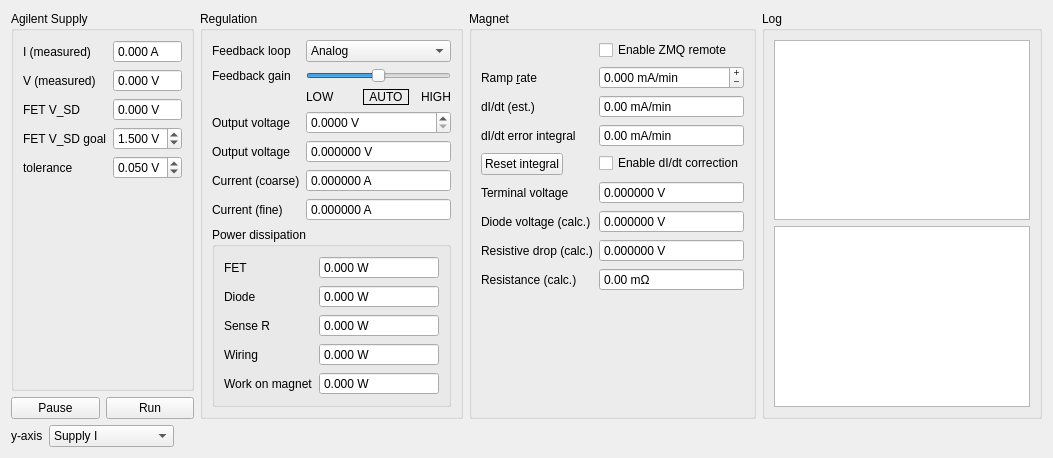
<?xml version="1.0" encoding="UTF-8"?>
<ui version="4.0">
 <class>Widget</class>
 <widget class="QWidget" name="Widget">
  <property name="geometry">
   <rect>
    <x>0</x>
    <y>0</y>
    <width>1053</width>
    <height>433</height>
   </rect>
  </property>
  <property name="windowTitle">
   <string>Magnet Control</string>
  </property>
  <layout class="QVBoxLayout" name="verticalLayout_3">
   <item>
    <layout class="QHBoxLayout" name="horizontalLayout_7">
     <item>
      <layout class="QVBoxLayout" name="verticalLayout_2">
       <item>
        <layout class="QHBoxLayout" name="horizontalLayout_6">
         <item>
          <layout class="QVBoxLayout" name="verticalLayout">
           <item>
            <widget class="QGroupBox" name="supplyGroupBox">
             <property name="title">
              <string>Agilent Supply</string>
             </property>
             <layout class="QHBoxLayout" name="horizontalLayout">
              <item>
               <layout class="QFormLayout" name="supplyFormLayout">
                <item row="0" column="0">
                 <widget class="QLabel" name="label_2">
                  <property name="text">
                   <string>I (measured)</string>
                  </property>
                  <property name="buddy">
                   <cstring>supplyCurrentSb</cstring>
                  </property>
                 </widget>
                </item>
                <item row="0" column="1">
                 <widget class="QDoubleSpinBox" name="supplyCurrentSb">
                  <property name="readOnly">
                   <bool>true</bool>
                  </property>
                  <property name="buttonSymbols">
                   <enum>QAbstractSpinBox::NoButtons</enum>
                  </property>
                  <property name="suffix">
                   <string> A</string>
                  </property>
                  <property name="decimals">
                   <number>3</number>
                  </property>
                  <property name="minimum">
                   <double>-10.000000000000000</double>
                  </property>
                  <property name="maximum">
                   <double>10.000000000000000</double>
                  </property>
                 </widget>
                </item>
                <item row="1" column="0">
                 <widget class="QLabel" name="label_3">
                  <property name="text">
                   <string>V (measured)</string>
                  </property>
                  <property name="buddy">
                   <cstring>supplyVoltageSb</cstring>
                  </property>
                 </widget>
                </item>
                <item row="1" column="1">
                 <widget class="QDoubleSpinBox" name="supplyVoltageSb">
                  <property name="readOnly">
                   <bool>true</bool>
                  </property>
                  <property name="buttonSymbols">
                   <enum>QAbstractSpinBox::NoButtons</enum>
                  </property>
                  <property name="suffix">
                   <string> V</string>
                  </property>
                  <property name="decimals">
                   <number>3</number>
                  </property>
                  <property name="minimum">
                   <double>-10.000000000000000</double>
                  </property>
                  <property name="maximum">
                   <double>10.000000000000000</double>
                  </property>
                 </widget>
                </item>
                <item row="2" column="0">
                 <widget class="QLabel" name="label_14">
                  <property name="text">
                   <string>FET V_SD</string>
                  </property>
                 </widget>
                </item>
                <item row="2" column="1">
                 <widget class="QDoubleSpinBox" name="fetSourceDrainVoltageSb">
                  <property name="readOnly">
                   <bool>true</bool>
                  </property>
                  <property name="buttonSymbols">
                   <enum>QAbstractSpinBox::NoButtons</enum>
                  </property>
                  <property name="suffix">
                   <string> V</string>
                  </property>
                  <property name="decimals">
                   <number>3</number>
                  </property>
                  <property name="minimum">
                   <double>-20.000000000000000</double>
                  </property>
                  <property name="maximum">
                   <double>20.000000000000000</double>
                  </property>
                 </widget>
                </item>
                <item row="3" column="1">
                 <widget class="QDoubleSpinBox" name="fetVsdGoalSb">
                  <property name="toolTip">
                   <string>Only adjust this if you really know what you are doing. You could bring the regulation into serious trouble or burn out the FET!</string>
                  </property>
                  <property name="keyboardTracking">
                   <bool>false</bool>
                  </property>
                  <property name="suffix">
                   <string extracomment=" V"> V</string>
                  </property>
                  <property name="decimals">
                   <number>3</number>
                  </property>
                  <property name="minimum">
                   <double>1.000000000000000</double>
                  </property>
                  <property name="maximum">
                   <double>2.500000000000000</double>
                  </property>
                  <property name="singleStep">
                   <double>0.001000000000000</double>
                  </property>
                  <property name="value">
                   <double>1.500000000000000</double>
                  </property>
                 </widget>
                </item>
                <item row="3" column="0">
                 <widget class="QLabel" name="label_22">
                  <property name="text">
                   <string>FET V_SD goal</string>
                  </property>
                 </widget>
                </item>
                <item row="4" column="0">
                 <widget class="QLabel" name="label_23">
                  <property name="text">
                   <string>tolerance</string>
                  </property>
                 </widget>
                </item>
                <item row="4" column="1">
                 <widget class="QDoubleSpinBox" name="fetVsdToleranceSb">
                  <property name="keyboardTracking">
                   <bool>false</bool>
                  </property>
                  <property name="suffix">
                   <string> V</string>
                  </property>
                  <property name="decimals">
                   <number>3</number>
                  </property>
                  <property name="minimum">
                   <double>0.030000000000000</double>
                  </property>
                  <property name="maximum">
                   <double>0.400000000000000</double>
                  </property>
                  <property name="singleStep">
                   <double>0.010000000000000</double>
                  </property>
                  <property name="value">
                   <double>0.050000000000000</double>
                  </property>
                 </widget>
                </item>
               </layout>
              </item>
             </layout>
            </widget>
           </item>
           <item>
            <layout class="QHBoxLayout" name="horizontalLayout_4">
             <item>
              <widget class="QPushButton" name="pausePb">
               <property name="text">
                <string>Pause</string>
               </property>
              </widget>
             </item>
             <item>
              <widget class="QPushButton" name="runPb">
               <property name="text">
                <string>Run</string>
               </property>
              </widget>
             </item>
            </layout>
           </item>
          </layout>
         </item>
         <item>
          <widget class="QGroupBox" name="regulationGroupBox">
           <property name="minimumSize">
            <size>
             <width>200</width>
             <height>0</height>
            </size>
           </property>
           <property name="title">
            <string>Regulation</string>
           </property>
           <layout class="QHBoxLayout" name="horizontalLayout_9">
            <item>
             <layout class="QFormLayout" name="formLayout">
              <item row="0" column="0">
               <widget class="QLabel" name="label_9">
                <property name="text">
                 <string>Feedback loop</string>
                </property>
               </widget>
              </item>
              <item row="0" column="1">
               <widget class="QComboBox" name="controlModeCombo">
                <item>
                 <property name="text">
                  <string>Analog</string>
                 </property>
                </item>
                <item>
                 <property name="text">
                  <string>Digital</string>
                 </property>
                </item>
                <item>
                 <property name="text">
                  <string>Manual</string>
                 </property>
                </item>
               </widget>
              </item>
              <item row="5" column="1">
               <widget class="QDoubleSpinBox" name="outputVoltageSb">
                <property name="readOnly">
                 <bool>true</bool>
                </property>
                <property name="buttonSymbols">
                 <enum>QAbstractSpinBox::NoButtons</enum>
                </property>
                <property name="suffix">
                 <string> V</string>
                </property>
                <property name="decimals">
                 <number>6</number>
                </property>
                <property name="minimum">
                 <double>-20.000000000000000</double>
                </property>
                <property name="maximum">
                 <double>20.000000000000000</double>
                </property>
               </widget>
              </item>
              <item row="5" column="0">
               <widget class="QLabel" name="label_10">
                <property name="text">
                 <string>Output voltage</string>
                </property>
               </widget>
              </item>
              <item row="6" column="0">
               <widget class="QLabel" name="label_11">
                <property name="text">
                 <string>Current (coarse)</string>
                </property>
               </widget>
              </item>
              <item row="7" column="0">
               <widget class="QLabel" name="label_12">
                <property name="text">
                 <string>Current (fine)</string>
                </property>
               </widget>
              </item>
              <item row="6" column="1">
               <widget class="QDoubleSpinBox" name="currentCoarseSb">
                <property name="readOnly">
                 <bool>true</bool>
                </property>
                <property name="buttonSymbols">
                 <enum>QAbstractSpinBox::NoButtons</enum>
                </property>
                <property name="suffix">
                 <string> A</string>
                </property>
                <property name="decimals">
                 <number>6</number>
                </property>
                <property name="minimum">
                 <double>-10.000000000000000</double>
                </property>
                <property name="maximum">
                 <double>10.000000000000000</double>
                </property>
               </widget>
              </item>
              <item row="7" column="1">
               <widget class="QDoubleSpinBox" name="currentFineSb">
                <property name="readOnly">
                 <bool>true</bool>
                </property>
                <property name="buttonSymbols">
                 <enum>QAbstractSpinBox::NoButtons</enum>
                </property>
                <property name="suffix">
                 <string> A</string>
                </property>
                <property name="decimals">
                 <number>6</number>
                </property>
                <property name="minimum">
                 <double>-10.000000000000000</double>
                </property>
                <property name="maximum">
                 <double>10.000000000000000</double>
                </property>
               </widget>
              </item>
              <item row="8" column="0" colspan="2">
               <widget class="QGroupBox" name="powerGroupBox">
                <property name="title">
                 <string>Power dissipation</string>
                </property>
                <layout class="QHBoxLayout" name="horizontalLayout_8">
                 <item>
                  <layout class="QFormLayout" name="powerFormLayout">
                   <item row="0" column="0">
                    <widget class="QLabel" name="label_15">
                     <property name="text">
                      <string>FET</string>
                     </property>
                    </widget>
                   </item>
                   <item row="0" column="1">
                    <widget class="QDoubleSpinBox" name="fetPowerSb">
                     <property name="readOnly">
                      <bool>true</bool>
                     </property>
                     <property name="buttonSymbols">
                      <enum>QAbstractSpinBox::NoButtons</enum>
                     </property>
                     <property name="suffix">
                      <string> W</string>
                     </property>
                     <property name="decimals">
                      <number>3</number>
                     </property>
                     <property name="minimum">
                      <double>0.000000000000000</double>
                     </property>
                     <property name="maximum">
                      <double>1000.000000000000000</double>
                     </property>
                    </widget>
                   </item>
                   <item row="1" column="0">
                    <widget class="QLabel" name="label_16">
                     <property name="text">
                      <string>Diode</string>
                     </property>
                    </widget>
                   </item>
                   <item row="1" column="1">
                    <widget class="QDoubleSpinBox" name="diodePowerSb">
                     <property name="readOnly">
                      <bool>true</bool>
                     </property>
                     <property name="buttonSymbols">
                      <enum>QAbstractSpinBox::NoButtons</enum>
                     </property>
                     <property name="suffix">
                      <string> W</string>
                     </property>
                     <property name="decimals">
                      <number>3</number>
                     </property>
                     <property name="minimum">
                      <double>0.000000000000000</double>
                     </property>
                     <property name="maximum">
                      <double>1000.000000000000000</double>
                     </property>
                    </widget>
                   </item>
                   <item row="2" column="0">
                    <widget class="QLabel" name="label_17">
                     <property name="text">
                      <string>Sense R</string>
                     </property>
                    </widget>
                   </item>
                   <item row="2" column="1">
                    <widget class="QDoubleSpinBox" name="resistorPowerSb">
                     <property name="readOnly">
                      <bool>true</bool>
                     </property>
                     <property name="buttonSymbols">
                      <enum>QAbstractSpinBox::NoButtons</enum>
                     </property>
                     <property name="suffix">
                      <string> W</string>
                     </property>
                     <property name="decimals">
                      <number>3</number>
                     </property>
                     <property name="minimum">
                      <double>0.000000000000000</double>
                     </property>
                     <property name="maximum">
                      <double>1000.000000000000000</double>
                     </property>
                    </widget>
                   </item>
                   <item row="3" column="0">
                    <widget class="QLabel" name="label_18">
                     <property name="text">
                      <string>Wiring</string>
                     </property>
                    </widget>
                   </item>
                   <item row="3" column="1">
                    <widget class="QDoubleSpinBox" name="wiringPowerSb">
                     <property name="readOnly">
                      <bool>true</bool>
                     </property>
                     <property name="buttonSymbols">
                      <enum>QAbstractSpinBox::NoButtons</enum>
                     </property>
                     <property name="suffix">
                      <string> W</string>
                     </property>
                     <property name="decimals">
                      <number>3</number>
                     </property>
                     <property name="minimum">
                      <double>0.000000000000000</double>
                     </property>
                     <property name="maximum">
                      <double>1000.000000000000000</double>
                     </property>
                    </widget>
                   </item>
                   <item row="4" column="0">
                    <widget class="QLabel" name="label_4">
                     <property name="text">
                      <string>Work on magnet</string>
                     </property>
                    </widget>
                   </item>
                   <item row="4" column="1">
                    <widget class="QDoubleSpinBox" name="magnetPowerSb">
                     <property name="readOnly">
                      <bool>true</bool>
                     </property>
                     <property name="buttonSymbols">
                      <enum>QAbstractSpinBox::NoButtons</enum>
                     </property>
                     <property name="suffix">
                      <string> W</string>
                     </property>
                     <property name="decimals">
                      <number>3</number>
                     </property>
                     <property name="minimum">
                      <double>-1000.000000000000000</double>
                     </property>
                     <property name="maximum">
                      <double>1000.000000000000000</double>
                     </property>
                    </widget>
                   </item>
                  </layout>
                 </item>
                </layout>
               </widget>
              </item>
              <item row="4" column="1">
               <widget class="QDoubleSpinBox" name="outputVoltageCommandSb">
                <property name="readOnly">
                 <bool>false</bool>
                </property>
                <property name="accelerated">
                 <bool>true</bool>
                </property>
                <property name="keyboardTracking">
                 <bool>false</bool>
                </property>
                <property name="suffix">
                 <string> V</string>
                </property>
                <property name="decimals">
                 <number>4</number>
                </property>
                <property name="maximum">
                 <double>3.000000000000000</double>
                </property>
                <property name="singleStep">
                 <double>0.000100000000000</double>
                </property>
               </widget>
              </item>
              <item row="4" column="0">
               <widget class="QLabel" name="label_21">
                <property name="text">
                 <string>Output voltage</string>
                </property>
               </widget>
              </item>
              <item row="2" column="1">
               <layout class="QHBoxLayout" name="horizontalLayout_3">
                <item>
                 <layout class="QHBoxLayout" name="horizontalLayout_11">
                  <item>
                   <widget class="QLabel" name="label_24">
                    <property name="text">
                     <string>LOW</string>
                    </property>
                   </widget>
                  </item>
                  <item>
                   <widget class="LedIndicator" name="lowGainLed">
                    <property name="minimumSize">
                     <size>
                      <width>16</width>
                      <height>16</height>
                     </size>
                    </property>
                    <property name="maximumSize">
                     <size>
                      <width>16</width>
                      <height>16</height>
                     </size>
                    </property>
                   </widget>
                  </item>
                 </layout>
                </item>
                <item>
                 <widget class="QLabel" name="label_27">
                  <property name="sizePolicy">
                   <sizepolicy hsizetype="Preferred" vsizetype="Preferred">
                    <horstretch>1</horstretch>
                    <verstretch>0</verstretch>
                   </sizepolicy>
                  </property>
                  <property name="frameShape">
                   <enum>QFrame::Panel</enum>
                  </property>
                  <property name="text">
                   <string>AUTO</string>
                  </property>
                  <property name="alignment">
                   <set>Qt::AlignCenter</set>
                  </property>
                 </widget>
                </item>
                <item>
                 <layout class="QHBoxLayout" name="horizontalLayout_12">
                  <item>
                   <widget class="LedIndicator" name="highGainLed">
                    <property name="maximumSize">
                     <size>
                      <width>16</width>
                      <height>16</height>
                     </size>
                    </property>
                   </widget>
                  </item>
                  <item>
                   <widget class="QLabel" name="label_25">
                    <property name="text">
                     <string>HIGH</string>
                    </property>
                   </widget>
                  </item>
                 </layout>
                </item>
               </layout>
              </item>
              <item row="1" column="1">
               <widget class="QSlider" name="feedbackSlider">
                <property name="minimum">
                 <number>1</number>
                </property>
                <property name="maximum">
                 <number>3</number>
                </property>
                <property name="pageStep">
                 <number>1</number>
                </property>
                <property name="value">
                 <number>2</number>
                </property>
                <property name="orientation">
                 <enum>Qt::Horizontal</enum>
                </property>
                <property name="tickPosition">
                 <enum>QSlider::NoTicks</enum>
                </property>
                <property name="tickInterval">
                 <number>1</number>
                </property>
               </widget>
              </item>
              <item row="1" column="0">
               <widget class="QLabel" name="label_26">
                <property name="text">
                 <string>Feedback gain</string>
                </property>
               </widget>
              </item>
             </layout>
            </item>
           </layout>
          </widget>
         </item>
         <item>
          <widget class="QGroupBox" name="magnetGroupBox">
           <property name="title">
            <string>Magnet</string>
           </property>
           <layout class="QHBoxLayout" name="horizontalLayout_2">
            <item>
             <layout class="QFormLayout" name="magnetFormLayout">
              <property name="fieldGrowthPolicy">
               <enum>QFormLayout::AllNonFixedFieldsGrow</enum>
              </property>
              <item row="1" column="0">
               <widget class="QLabel" name="label">
                <property name="text">
                 <string>Ramp &amp;rate</string>
                </property>
                <property name="buddy">
                 <cstring>rampRateSb</cstring>
                </property>
               </widget>
              </item>
              <item row="1" column="1">
               <widget class="QDoubleSpinBox" name="rampRateSb">
                <property name="toolTip">
                 <string>Specify the magnet ramp rate (pos=up, neg=down).</string>
                </property>
                <property name="buttonSymbols">
                 <enum>QAbstractSpinBox::PlusMinus</enum>
                </property>
                <property name="specialValueText">
                 <string/>
                </property>
                <property name="accelerated">
                 <bool>true</bool>
                </property>
                <property name="correctionMode">
                 <enum>QAbstractSpinBox::CorrectToPreviousValue</enum>
                </property>
                <property name="keyboardTracking">
                 <bool>false</bool>
                </property>
                <property name="suffix">
                 <string> mA/min</string>
                </property>
                <property name="decimals">
                 <number>3</number>
                </property>
                <property name="minimum">
                 <double>-1000.000000000000000</double>
                </property>
                <property name="maximum">
                 <double>1000.000000000000000</double>
                </property>
                <property name="singleStep">
                 <double>0.001000000000000</double>
                </property>
               </widget>
              </item>
              <item row="2" column="0">
               <widget class="QLabel" name="label_19">
                <property name="text">
                 <string>dI/dt (est.)</string>
                </property>
               </widget>
              </item>
              <item row="2" column="1">
               <widget class="QDoubleSpinBox" name="dIdtSb">
                <property name="toolTip">
                 <string>Estimated as the derivative of current read-out history.</string>
                </property>
                <property name="readOnly">
                 <bool>true</bool>
                </property>
                <property name="buttonSymbols">
                 <enum>QAbstractSpinBox::NoButtons</enum>
                </property>
                <property name="suffix">
                 <string> mA/min</string>
                </property>
                <property name="minimum">
                 <double>-2000.000000000000000</double>
                </property>
                <property name="maximum">
                 <double>2000.000000000000000</double>
                </property>
                <property name="singleStep">
                 <double>0.010000000000000</double>
                </property>
               </widget>
              </item>
              <item row="5" column="0">
               <widget class="QLabel" name="label_5">
                <property name="text">
                 <string>Terminal voltage</string>
                </property>
                <property name="buddy">
                 <cstring>magnetVoltageSb</cstring>
                </property>
               </widget>
              </item>
              <item row="5" column="1">
               <widget class="QDoubleSpinBox" name="magnetVoltageSb">
                <property name="readOnly">
                 <bool>true</bool>
                </property>
                <property name="buttonSymbols">
                 <enum>QAbstractSpinBox::NoButtons</enum>
                </property>
                <property name="suffix">
                 <string> V</string>
                </property>
                <property name="decimals">
                 <number>6</number>
                </property>
                <property name="minimum">
                 <double>-10.000000000000000</double>
                </property>
                <property name="maximum">
                 <double>10.000000000000000</double>
                </property>
               </widget>
              </item>
              <item row="6" column="0">
               <widget class="QLabel" name="label_7">
                <property name="text">
                 <string>Diode voltage (calc.)</string>
                </property>
                <property name="buddy">
                 <cstring>diodeVoltageSb</cstring>
                </property>
               </widget>
              </item>
              <item row="6" column="1">
               <widget class="QDoubleSpinBox" name="diodeVoltageSb">
                <property name="readOnly">
                 <bool>true</bool>
                </property>
                <property name="buttonSymbols">
                 <enum>QAbstractSpinBox::NoButtons</enum>
                </property>
                <property name="suffix">
                 <string> V</string>
                </property>
                <property name="decimals">
                 <number>6</number>
                </property>
                <property name="minimum">
                 <double>-10.000000000000000</double>
                </property>
                <property name="maximum">
                 <double>10.000000000000000</double>
                </property>
               </widget>
              </item>
              <item row="7" column="0">
               <widget class="QLabel" name="label_6">
                <property name="text">
                 <string>Resistive drop (calc.)</string>
                </property>
                <property name="buddy">
                 <cstring>resistiveDropSb</cstring>
                </property>
               </widget>
              </item>
              <item row="7" column="1">
               <widget class="QDoubleSpinBox" name="resistiveDropSb">
                <property name="readOnly">
                 <bool>true</bool>
                </property>
                <property name="buttonSymbols">
                 <enum>QAbstractSpinBox::NoButtons</enum>
                </property>
                <property name="suffix">
                 <string> V</string>
                </property>
                <property name="decimals">
                 <number>6</number>
                </property>
                <property name="minimum">
                 <double>-10.000000000000000</double>
                </property>
                <property name="maximum">
                 <double>10.000000000000000</double>
                </property>
               </widget>
              </item>
              <item row="8" column="0">
               <widget class="QLabel" name="label_8">
                <property name="text">
                 <string>Resistance (calc.)</string>
                </property>
                <property name="buddy">
                 <cstring>resistanceSb</cstring>
                </property>
               </widget>
              </item>
              <item row="8" column="1">
               <widget class="QDoubleSpinBox" name="resistanceSb">
                <property name="readOnly">
                 <bool>true</bool>
                </property>
                <property name="buttonSymbols">
                 <enum>QAbstractSpinBox::NoButtons</enum>
                </property>
                <property name="suffix">
                 <string> mΩ</string>
                </property>
                <property name="decimals">
                 <number>2</number>
                </property>
                <property name="minimum">
                 <double>-5000.000000000000000</double>
                </property>
                <property name="maximum">
                 <double>5000.000000000000000</double>
                </property>
               </widget>
              </item>
              <item row="3" column="0">
               <widget class="QLabel" name="label_20">
                <property name="text">
                 <string>dI/dt error integral</string>
                </property>
               </widget>
              </item>
              <item row="0" column="1">
               <widget class="QCheckBox" name="zmqRemoteEnableCb">
                <property name="text">
                 <string>Enable ZMQ remote</string>
                </property>
               </widget>
              </item>
              <item row="3" column="1">
               <widget class="QDoubleSpinBox" name="dIdtIntegralSb">
                <property name="readOnly">
                 <bool>true</bool>
                </property>
                <property name="buttonSymbols">
                 <enum>QAbstractSpinBox::NoButtons</enum>
                </property>
                <property name="suffix">
                 <string> mA/min</string>
                </property>
                <property name="decimals">
                 <number>2</number>
                </property>
                <property name="minimum">
                 <double>-10.000000000000000</double>
                </property>
                <property name="maximum">
                 <double>10.000000000000000</double>
                </property>
                <property name="singleStep">
                 <double>0.010000000000000</double>
                </property>
               </widget>
              </item>
              <item row="4" column="1">
               <widget class="QCheckBox" name="dIdtCorrectionCb">
                <property name="text">
                 <string>Enable dI/dt correction</string>
                </property>
               </widget>
              </item>
              <item row="4" column="0">
               <widget class="QPushButton" name="resetErrorPb">
                <property name="text">
                 <string>Reset integral</string>
                </property>
               </widget>
              </item>
             </layout>
            </item>
           </layout>
          </widget>
         </item>
         <item>
          <widget class="QGroupBox" name="logGroupBox">
           <property name="title">
            <string>Log</string>
           </property>
           <layout class="QHBoxLayout" name="horizontalLayout_10">
            <item>
             <layout class="QVBoxLayout" name="verticalLayout_5">
              <item>
               <widget class="QPlainTextEdit" name="messagesTextEdit_"/>
              </item>
              <item>
               <widget class="PlotWidget" name="waveformPlot_"/>
              </item>
             </layout>
            </item>
           </layout>
          </widget>
         </item>
        </layout>
       </item>
       <item>
        <layout class="QHBoxLayout" name="horizontalLayout_5">
         <item>
          <widget class="QLabel" name="label_13">
           <property name="text">
            <string>y-axis</string>
           </property>
          </widget>
         </item>
         <item>
          <widget class="QComboBox" name="yaxisCombo">
           <item>
            <property name="text">
             <string>Supply I</string>
            </property>
           </item>
           <item>
            <property name="text">
             <string>Supply V</string>
            </property>
           </item>
           <item>
            <property name="text">
             <string>Magnet V</string>
            </property>
           </item>
           <item>
            <property name="text">
             <string>Magnet V std</string>
            </property>
           </item>
           <item>
            <property name="text">
             <string>FET V</string>
            </property>
           </item>
           <item>
            <property name="text">
             <string>Magnet I (coarse)</string>
            </property>
           </item>
           <item>
            <property name="text">
             <string>Magnet I (fine)</string>
            </property>
           </item>
          </widget>
         </item>
         <item>
          <spacer name="horizontalSpacer">
           <property name="orientation">
            <enum>Qt::Horizontal</enum>
           </property>
           <property name="sizeHint" stdset="0">
            <size>
             <width>40</width>
             <height>20</height>
            </size>
           </property>
          </spacer>
         </item>
        </layout>
       </item>
      </layout>
     </item>
    </layout>
   </item>
  </layout>
 </widget>
 <customwidgets>
  <customwidget>
   <class>LedIndicator</class>
   <extends>QWidget</extends>
   <header>LabWidgets.Indicators</header>
  </customwidget>
  <customwidget>
   <class>PlotWidget</class>
   <extends>QGraphicsView</extends>
   <header>pyqtgraph</header>
  </customwidget>
 </customwidgets>
 <resources/>
 <connections/>
</ui>
